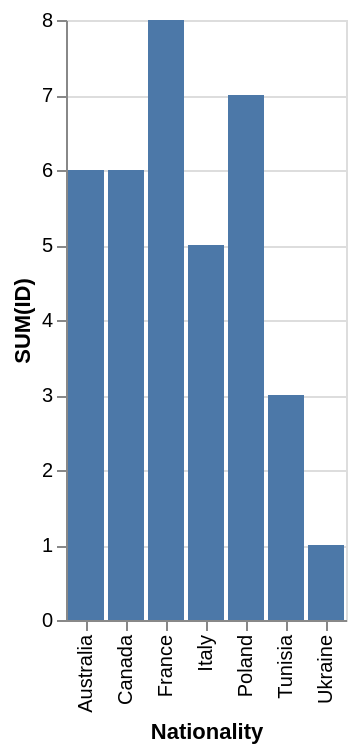

Vega-Lite specification for this chart:
### Vega-Lite specification from a JSON file in a GitHub repository (floating-point values rounded to 4 significant figures)
{"data": {"values": [{"x_data": "Australia", "y_data": 6}, {"x_data": "Canada", "y_data": 6}, {"x_data": "France", "y_data": 8}, {"x_data": "Italy", "y_data": 5}, {"x_data": "Poland", "y_data": 7}, {"x_data": "Tunisia", "y_data": 3}, {"x_data": "Ukraine", "y_data": 1}]}, "mark": "bar", "encoding": {"x": {"field": "x_data", "type": "nominal", "title": "Nationality", "sort": "ascending"}, "y": {"field": "y_data", "type": "quantitative", "title": "SUM(ID)"}}}
